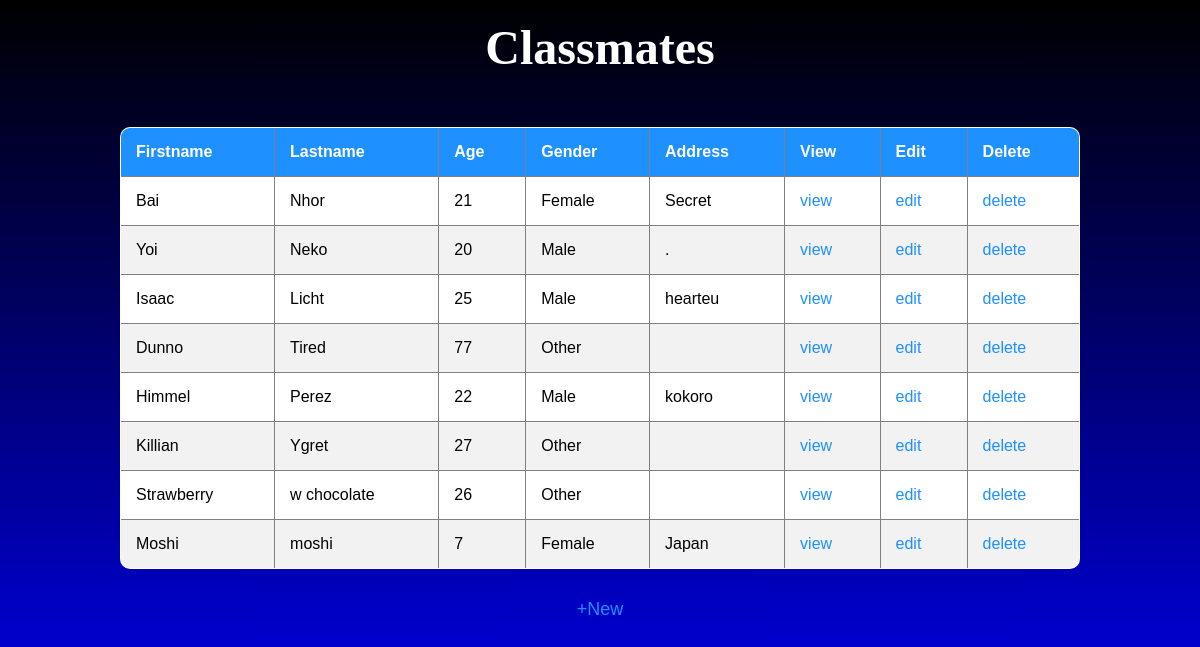
The page /classmate/ on the database its author committed.
### classmates/models.py (models this page shows, shortened)
class Classmate(models.Model):
    GENDER_CHOICES = [
        ('M', 'Male'),
        ('F', 'Female'),
        ('O', 'Other'),
    ]
    firstname = models.CharField(max_length=200)
    lastname = models.CharField(max_length=200)
    age = models.IntegerField(validators=[MinValueValidator(1), MaxValueValidator(150)])
    gender = models.CharField(max_length=1, choices=GENDER_CHOICES, default='O')
    address = models.TextField(null=True, blank=True)

### classmates/views.py (the view)
# urls.py: path('', views.ClassmateList.as_view(), name='classmate_list'),
class ClassmateList(ListView):
    model = Classmate

### classmates/templates/classmates/classmate_list.html (shortened to what this page needs)
<!DOCTYPE html>
<html lang="en">
<head>
</head>
<body>
    <h1 style="font-family: cursive;
    font-size: xxx-large;">Classmates</h1>
    <table border="1">
        <thead>
            <tr>
                <th>Firstname</th>
                <th>Lastname</th>
                <th>Age</th>
                <th>Gender</th>
                <th>Address</th>
                <th>View</th>
                <th>Edit</th>
                <th>Delete</th>
            </tr>
        </thead>
        <tbody>
            {% for classmate in object_list %}
            <tr>
                <td>{{ classmate.firstname }}</td>
                <td>{{ classmate.lastname }}</td>
                <td>{{ classmate.age }}</td>
                <td>{{ classmate.get_gender_display }}</td>
                <td>{{ classmate.address }}</td>
                <td><a href="{% url "classmate_view" classmate.id %}">view</a></td>
                <td><a href="{% url "classmate_edit" classmate.id %}">edit</a></td>
                <td><a href="{% url "classmate_delete" classmate.id %}">delete</a></td>
            </tr>
            {% endfor %}
        </tbody>
    </table>
    <a href="{% url "classmate_new" %}" style="font-size: large;">+New</a>
</body>
</html>

### classmates/templates/classmates/classmate_list.html (style rules this page uses)
body { background: linear-gradient(to bottom, black, blue); font-family: Arial, sans-serif; margin: 0; padding: 0; display: flex; flex-direction: column; align-items: center; height: 100vh; }
h1 { color: white; margin-top: 20px; }
table { border-collapse: collapse; width: 80%; margin: 20px; background-color: white; border-radius: 10px; overflow: hidden; }
th, td { padding: 15px; text-align: left; }
th { background-color: #1E90FF; color: white; }
tr:nth-child(even) { background-color: #f2f2f2; }
a { text-decoration: none; color: #1E90FF; margin: 10px 0; }

### rows shown on the page
Classmate: firstname "Bai", lastname "Nhor", age "21", gender "Female", address "Secret"
Classmate: firstname "Yoi", lastname "Neko", age "20", gender "Male", address "."
Classmate: firstname "Isaac", lastname "Licht", age "25", gender "Male", address "hearteu"
Classmate: firstname "Dunno", lastname "Tired", age "77", gender "Other"
Classmate: firstname "Himmel", lastname "Perez", age "22", gender "Male", address "kokoro"
Classmate: firstname "Killian", lastname "Ygret", age "27", gender "Other"
Classmate: firstname "Strawberry", lastname "w chocolate", age "26", gender "Other"
Classmate: firstname "Moshi", lastname "moshi", age "7", gender "Female", address "Japan"
